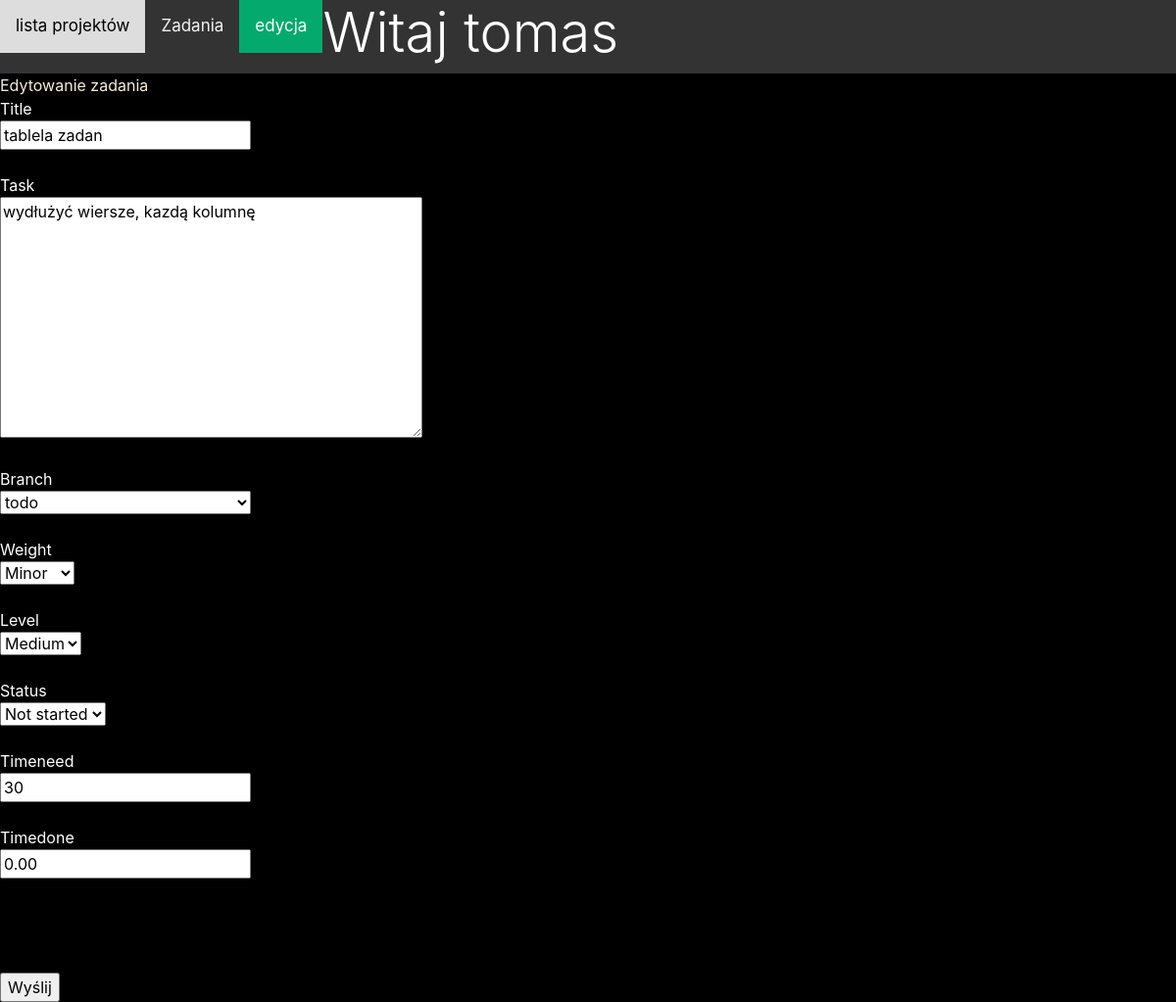
/main/26 (signed in), run on an earlier commit of the app's database.
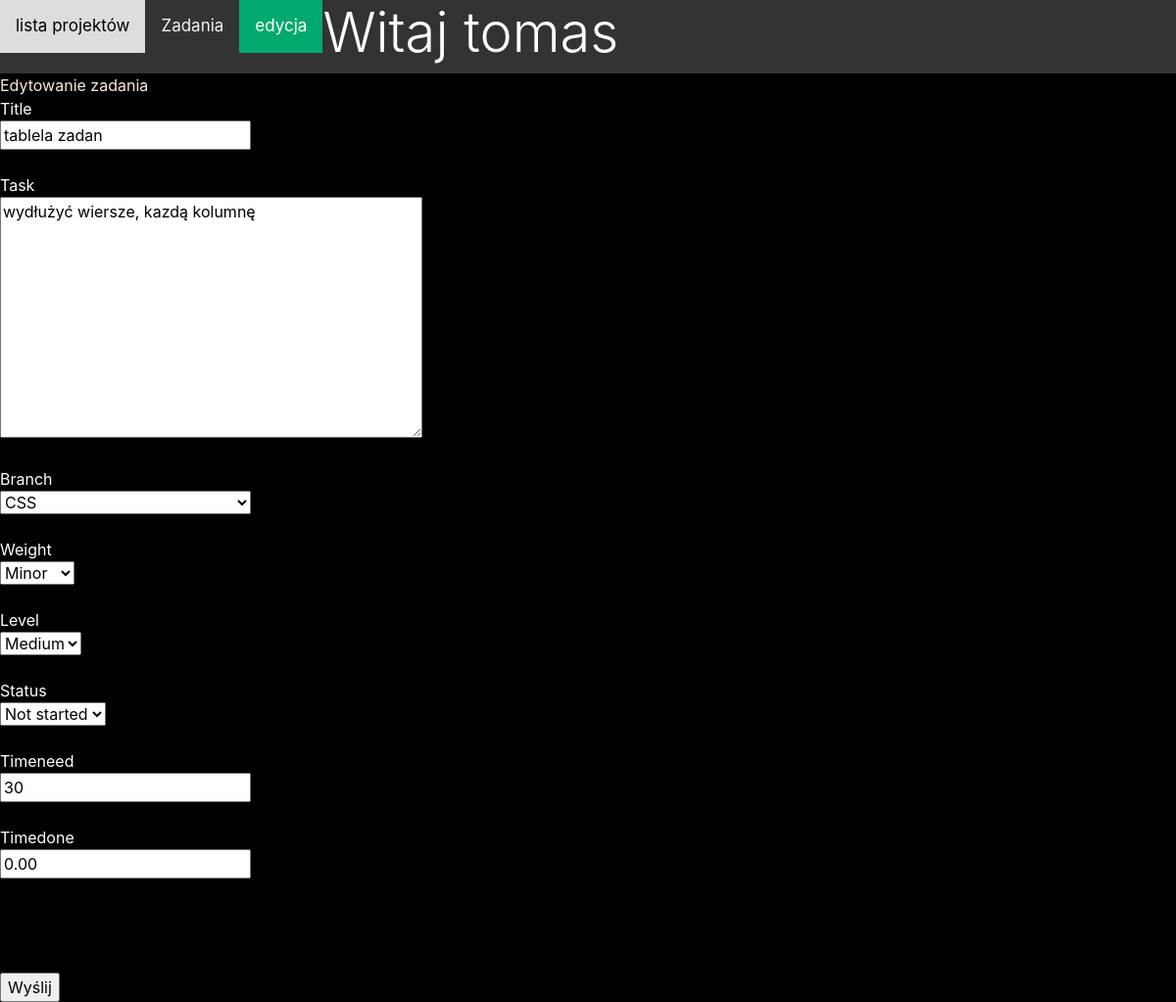
And on a later commit of the database.
### task/models.py (models this page shows, shortened)
class Task(models.Model):
    title = models.CharField(max_length=255, unique=True)
    task = models.TextField()
    branch = models.PositiveSmallIntegerField(choices=Branch.BRANCH, default=0)
    created = models.DateTimeField(auto_now_add=True)
    modified = models.DateTimeField(auto_now=True)
    timeneed = models.IntegerField()
    timedone = models.DecimalField(max_digits=6, decimal_places=2,default=0)
    weight = models.PositiveSmallIntegerField(choices=Weight.WEIGHT, default=0)
    level = models.PositiveSmallIntegerField(choices=Level.LEVEL, default=0)
    status = models.PositiveSmallIntegerField(choices=Status.STATUS, default=0)
    projekt = models.ForeignKey(Projects, on_delete=models.CASCADE, default=None)
    timeusing = models.IntegerField(blank=True, default=0)
    user = models.ForeignKey("auth.User", on_delete=models.CASCADE, default=1)

### main/views.py (the view)
# urls.py: path('main/<int:zadanie_id>', check_task, name="check_task"),
@login_required
def check_task(request, zadanie_id: int):
    global no_project
    task = Task.objects.get(id=zadanie_id)
    no_project = task.projekt_id
    form = TaskForm(request.POST or None, instance=task)
    if form.is_valid():
        obj = form.save(commit=False)
        obj.projekt_id = no_project
        obj.timedone = obj.timedone + obj.timeusing
        obj.timeusing = 0
        obj.save()
    return render(request, 'main/add_task.html', {'form': form, 'numer_projektu':  no_project})

### main/views.py
class TaskForm(ModelForm):
    class Meta:
        model = Task
        fields =['title', 'task', 'branch', 'timeneed', 'weight', 'level', 'status', 'timedone']

### main/templates/main/add_task.html (shortened to what this page needs)
{% extends 'base.html'%}
{% load static %}
{% block content %}
<div class="topnav">
  {% if side == "add" %}
    <a href="{% url 'main:start' %}">lista projektów</a>
    <a href="{% url 'main:zadania' numer_projektu %}">Zadania</a>
    <a class="active" href="#contact">dodawanie</a>
  {% else %}
    <a href="{% url 'main:start' %}">lista projektów</a>
    <a href="{% url 'main:zadania' numer_projektu %}">Zadania</a>
    <a class="active" href="#contact">edycja</a>
  {% endif %}
<div>
    {% if user.is_authenticated %}
    <h1 class="display-4"> Witaj {{ user.username }}</h1>
{% else %}
        <br><div>Nie jesteś zalogowany </div><br>
{% endif %}
</div>
</div>
{% if side == "add" %}
  <div>Dodawanie zadania </div>
{% else %}
  <div>Edytowanie zadania</div>
{% endif %}
<form class="formularz" method="POST" enctype="multipart/form-data">
  {{ form.title.label }}<br>{{ form.title}}<br><br>
  {{ form.task.label }}<br>{{ form.task}}<br><br>
  {{ form.branch.label}}<br>{{ form.branch}}<br><br>
  {{ form.weight.label}}<br>{{ form.weight}}<br><br>
  {{ form.level.label}}<br>{{ form.level}}<br><br>
  {{ form.status.label}}<br>{{ form.status}}<br><br>
  {{ form.timeneed.label}}<br>{{ form.timeneed }}<br><br>
  {{ form.timedone.label}}<br>{{ form.timedone}}<br><br>
  {{ form.projekt_id.label}}<br>{{ form.projekt_id}}<br><br>
  <input type="submit" value="Wyślij">
</form>
{% endblock %}

What changed in the data, as far as the page shows it:
changed Task "tablela zadan": branch "todo" → "CSS"
